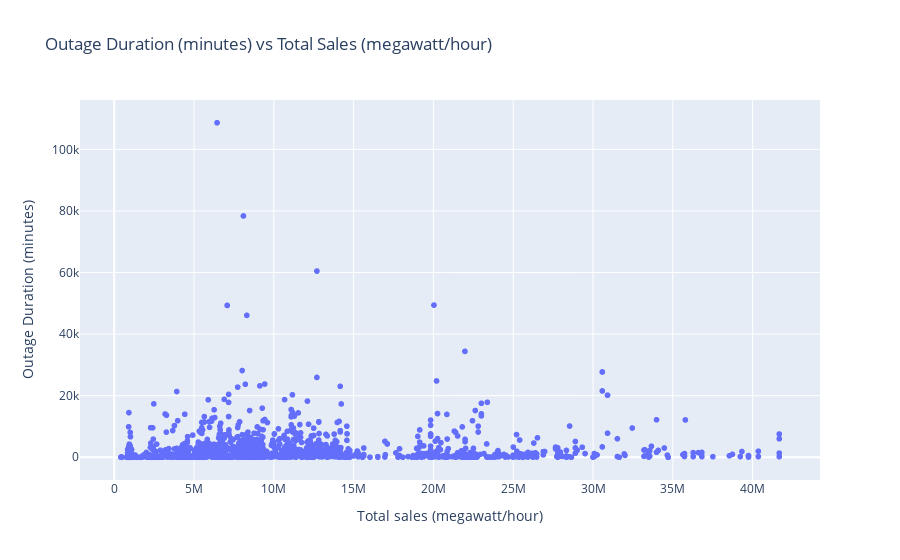

Here is the notebook cell this chart was saved with:
### Code cell
duration_vs_sales = px.scatter(relevant, x='TOTAL.SALES', y='OUTAGE.DURATION', title='Outage Duration (minutes) vs Total Sales (megawatt/hour)', labels={'OUTAGE.DURATION': "Outage Duration (minutes)", 'TOTAL.SALES': 'Total sales (megawatt/hour)'})
duration_vs_sales.show()
duration_vs_sales.write_html('duration_vs_sales.html')

### Figure 1 — Plotly figure (JSON) as saved in the notebook; plotly's stock layout.template omitted (floating-point values rounded to 4 significant figures; data arrays with more than 128 entries replaced by an {"elided": "..."} marker saying what was removed)
{"data": [{"hovertemplate": "Total sales (megawatt/hour)=%{x}<br>Outage Duration (minutes)=%{y}<extra></extra>", "legendgroup": "", "marker": {"color": "#636efa", "symbol": "circle"}, "mode": "markers", "name": "", "showlegend": false, "type": "scattergl", "x": {"elided": "1534 int values"}, "xaxis": "x", "y": {"elided": "1534 int values"}, "yaxis": "y"}], "layout": {"legend": {"tracegroupgap": 0}, "title": {"text": "Outage Duration (minutes) vs Total Sales (megawatt/hour)"}, "xaxis": {"anchor": "y", "domain": [0, 1], "title": {"text": "Total sales (megawatt/hour)"}}, "yaxis": {"anchor": "x", "domain": [0, 1], "title": {"text": "Outage Duration (minutes)"}}}}
